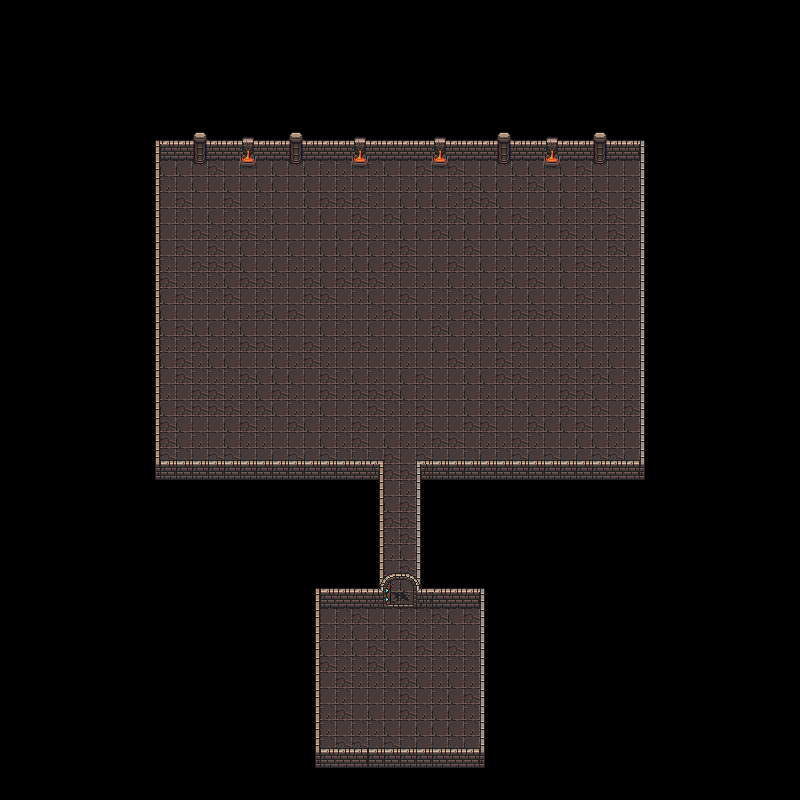

Tiled map render using the project's own tile images. Description and the map definition, with tile-layer contents summarised, below:
An orthogonal 50x50 tile map with 16x16 px tiles, 4 tile layers (below_below_player, below_player, y_sorted, above_player) and 16 objects (16x collision).

<map version="1.8" tiledversion="1.8.4" orientation="orthogonal" renderorder="right-down" width="50" height="50" tilewidth="16" tileheight="16" infinite="0" nextlayerid="10" nextobjectid="36">
 <tileset firstgid="1" name="dungeon-tileset" tilewidth="16" tileheight="16" tilecount="119" columns="7">
  <image source="dungeon-tileset.png" width="112" height="272" />
 </tileset>
 <layer id="9" name="below_below_player" width="50" height="50">
  <data>[2500 cells, 2 non-empty, 2 distinct tile ids]</data>
 </layer>
 <layer id="1" name="below_player" width="50" height="50">
  <data>[2500 cells, 792 non-empty, 23 distinct tile ids]</data>
 </layer>
 <layer id="7" name="y_sorted" width="50" height="50">
  <data>[2500 cells, 6 non-empty, 6 distinct tile ids]</data>
 </layer>
 <layer id="2" name="above_player" width="50" height="50">
  <data>[2500 cells, 156 non-empty, 20 distinct tile ids]</data>
 </layer>
 <objectgroup id="8" name="collision">
  <object id="19" type="collision" x="303.818" y="576" width="16.1818" height="191.909" />
  <object id="20" type="collision" x="315.273" y="752" width="169.091" height="15.8182" />
  <object id="21" type="collision" x="480.182" y="576.074" width="15.4545" height="191.563" />
  <object id="22" type="collision" x="416.727" y="576" width="79.0909" height="15.8182" />
  <object id="23" type="collision" x="304" y="575.818" width="78.9091" height="16" />
  <object id="24" type="collision" x="416.909" y="464.364" width="15.0909" height="127.455" />
  <object id="25" type="collision" x="368" y="463.818" width="14.7273" height="127.818" />
  <object id="27" type="collision" x="155" y="463.688" width="228" height="16.3125" />
  <object id="28" type="collision" x="417" y="463.909" width="228.182" height="15.9091" />
  <object id="29" type="collision" x="640" y="140" width="15.9091" height="339.727" />
  <object id="30" type="collision" x="143.972" y="127.909" width="511.938" height="16" />
  <object id="31" type="collision" x="143.909" y="140" width="16.0284" height="340" />
  <object id="32" type="collision" x="240.012" y="140.182" width="15.8972" height="25.9091" />
  <object id="33" type="collision" x="352.036" y="140.124" width="16.0277" height="25.9091" />
  <object id="34" type="collision" x="432.017" y="140.108" width="16.0277" height="25.9091" />
  <object id="35" type="collision" x="544.034" y="140.125" width="16.0277" height="25.9091" />
 </objectgroup>
</map>